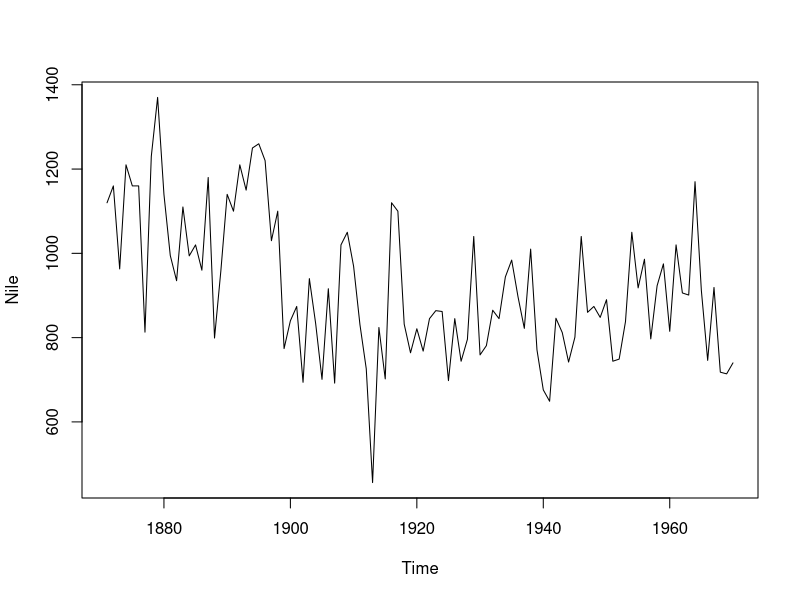
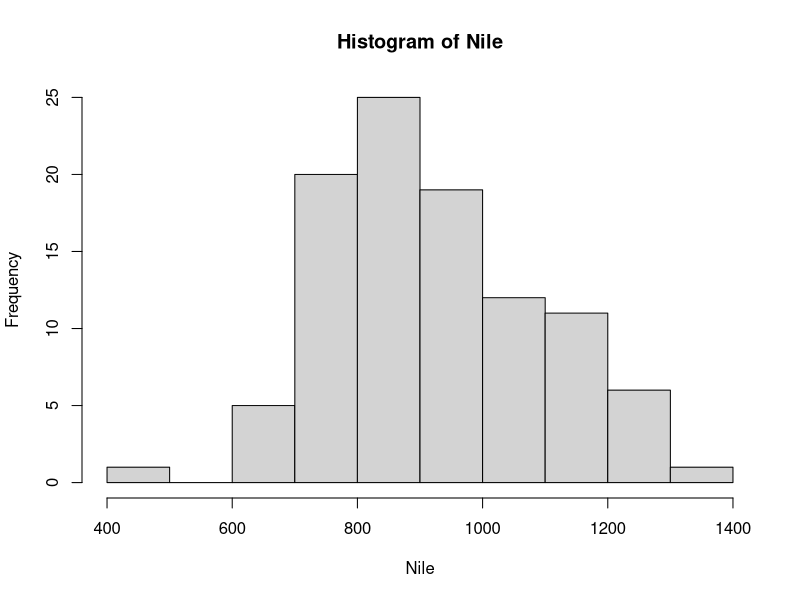

Write R code to recreate these figures, in order.
## ---- chunk 1
knitr::opts_chunk$set(echo = TRUE)
## ---- chunk 2
library(MASS)
summary(Nile)
## ---- chunk 3
plot(Nile)
## ---- chunk 4
hist(Nile)
